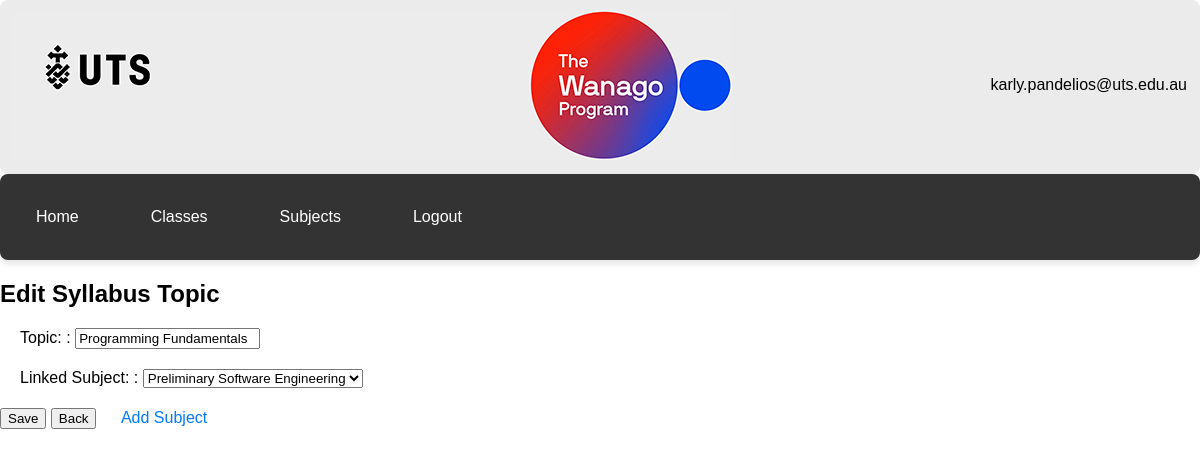
The page /textbook/syllabus_topic/7/edit/ (signed in) on the database its author committed.
### textbook/models.py (models this page shows, shortened)
class SyllabusTopic(models.Model):
    syllabus_topic = models.CharField(max_length=200, default='')
    subject = models.ForeignKey(Subject, on_delete=models.CASCADE, related_name='topics')
    class Meta:
        verbose_name_plural = "Syllabus Topics"

### textbook/views.py (the view)
# urls.py: path('syllabus_topic/<int:pk>/edit/', SyllabusTopicUpdate.as_view(), name='syllabus_topic_edit'),
class SyllabusTopicUpdate(LoginRequiredMixin, UpdateView):
    model = SyllabusTopic
    form_class = SyllabusTopicForm
    template_name = 'textbook/syllabus_topic_form.html'
    success_url = reverse_lazy('textbook:syllabus_topic_list')

### textbook/forms.py
class SyllabusTopicForm(forms.ModelForm):
    class Meta:
        model = SyllabusTopic
        fields = '__all__'
        labels = {
            'syllabus_topic': 'Topic: ',
            'subject': 'Linked Subject: '
        }

### textbook/models.py (called while the page is built)
    def __str__(self):
        return self.subject_name

### users/context_processors.py (called while the page is built)
def schools_list_processor(request):
    if not request.user.is_authenticated:
        return {}
    teacher_profile = request.user.userprofile
    schools_list = teacher_profile.schools.all() if teacher_profile.user_type == 'teacher' else []
    return {'schools_list': schools_list}

### textbook/templates/textbook/syllabus_topic_form.html (shortened to what this page needs)
{% extends "users/layout.html" %}
{% block body %}
<h2>{% if object %}Edit Syllabus Topic{% else %}Add Syllabus Topic{% endif %}</h2>
<form method="post">
    {{ form.as_p }}
    <button type="submit">Save</button>
    <button type="button" onclick="window.history.back();">Back</button>
    <a href="{% url 'textbook:subject_add' %}">Add Subject</a>
</form>
{% endblock %}

### users/templates/users/layout.html (shortened to what this page needs)
{% load static %}
<!DOCTYPE html>
<html lang="en">
<head>
    <link href="{% static 'users/styles.css' %}" rel="stylesheet">
</head>
<body>
    <div class="header">
        <div class="logo">
            <img src="{% static 'users/logo.jpg' %}" alt="Logo">
        </div>
        {% if user.is_authenticated %}
            <div class="user-info">
                <table class="right-aligned-table"><tr>
                <td>
                    <span>{{ user.username }}</span>
                </td></tr>
                <tr><td>
                </td>
                </tr></table>
            </div>
        {% endif %}
    </div>
    {% if user.is_authenticated %}
        <ul class="menu">
            <li><a href="{% url 'users:index' %}">Home</a></li>
            {% if user.is_superuser %}
                <li><a href="{% url 'users:school_user' %}">Admin</a></li>
            {% elif user.userprofile.user_type == 'school' %}
                <li><a href="{% url 'users:school_user' %}">Admin</a></li>
            {% elif user.userprofile.user_type == 'admin' %}
                <li><a href="{% url 'users:create_teacher' %}">Teachers</a></li>
                <li><a href="{% url 'users:teacher_classes' %}">Classes</a></li>
                <li><a href="{% url 'users:teacher_subjects' %}">Subjects</a></li>
            {% elif user.userprofile.user_type == 'teacher' %}
                <li><a href="{% url 'users:teacher_classes' %}">Classes</a></li>
                <li><a href="{% url 'users:teacher_subjects' %}">Subjects</a></li>
            {% elif user.userprofile.user_type == 'student' %}
                <li><a href="{% url 'users:student_subjects' %}">Subjects</a></li>
            {% endif %}
            <li><a href="{% url 'users:logout' %}">Logout</a></li>
        </ul>
    {% endif %}
{% block body %}
{% endblock %}
</body>
</html>

### users/static/users/styles.css (style rules this page uses)
html, body { width: 100%; margin: 0; padding: 0; font-family: Arial, sans-serif; }
p { margin: 20px; }
.header { display: flex; align-items: center; justify-content: space-between; padding: 10px; background-color: #ebebeb; padding: 10px; text-align: center; border-radius: 8px; }
.logo img { height: 150px; width: auto; }
.user-info { display: flex; align-items: right; }
.right-aligned-table { width: 100%; text-align: right; }
a { font-family: Arial, sans-serif; color: #007BFF; text-decoration: none; transition: color 0.2s; margin: 20px; }
.menu { list-style-type: none; width: 100%; margin: 0; padding: 0; display: flex; align-items: center; background-color: #333; border-radius: 8px; box-shadow: 0 4px 6px rgba(0,0,0,0.1); }
.menu li a { display: block; color: white; text-align: center; padding: 14px 16px; text-decoration: none; border-radius: 8px 8px 0 0; font-family: Arial, sans-serif; }

### rows shown on the page
SyllabusTopic: syllabus_topic "Programming Fundamentals", subject "Preliminary Software Engineering"

### other values the page prints
{{ user.username }} "karly.pandelios@uts.edu.au"
